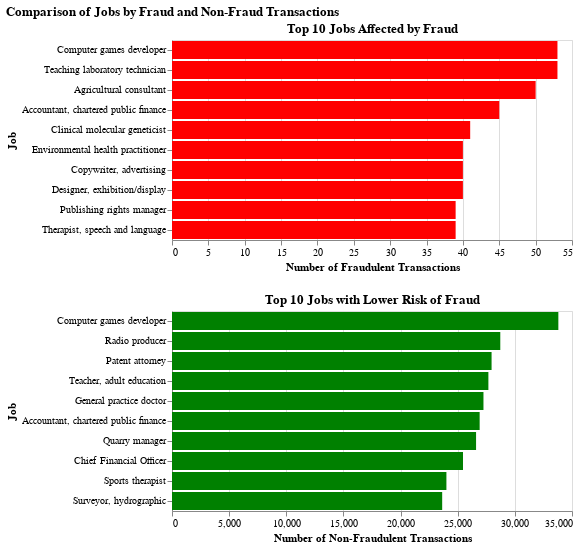

The code cell stored with this chart in its notebook:
### Code cell
# Aggregate data to get the count of fraud and non-fraud transactions by job
fraud_data = df[df['is_fraud'] == 1]['job'].value_counts().head(10)
non_fraud_data = df[df['is_fraud'] == 0]['job'].value_counts().head(10)

# Convert the Series to DataFrames for plotting
fraud_df = fraud_data.reset_index()
fraud_df.columns = ['job', 'fraud_count']

non_fraud_df = non_fraud_data.reset_index()
non_fraud_df.columns = ['job', 'non_fraud_count']

# Altair plots
fraud_chart = alt.Chart(fraud_df).mark_bar(color='red').encode(
    x=alt.X('fraud_count:Q', title='Number of Fraudulent Transactions'),
    y=alt.Y('job:N', sort='-x', title='Job')
).properties(
    title='Top 10 Jobs Affected by Fraud'
)

non_fraud_chart = alt.Chart(non_fraud_df).mark_bar(color='green').encode(
    x=alt.X('non_fraud_count:Q', title='Number of Non-Fraudulent Transactions'),
    y=alt.Y('job:N', sort='-x', title='Job')
).properties(
    title='Top 10 Jobs with Lower Risk of Fraud'
)

# Display the charts one below the other
final_chart = alt.vconcat(fraud_chart, non_fraud_chart).properties(
    title='Comparison of Jobs by Fraud and Non-Fraud Transactions'
)

# Display the chart
final_chart

### Figure 1 — Vega-Lite specification as saved in the notebook (floating-point values rounded to 4 significant figures)
{"config": {"view": {"continuousWidth": 400, "continuousHeight": 300}}, "vconcat": [{"data": {"name": "data-29067aa8f283df77b24d59c27d9846be"}, "mark": {"type": "bar", "color": "red"}, "encoding": {"x": {"field": "fraud_count", "title": "Number of Fraudulent Transactions", "type": "quantitative"}, "y": {"field": "job", "sort": "-x", "title": "Job", "type": "nominal"}}, "title": "Top 10 Jobs Affected by Fraud"}, {"data": {"name": "data-372a8915030ac30669ebbd1427657c54"}, "mark": {"type": "bar", "color": "green"}, "encoding": {"x": {"field": "non_fraud_count", "title": "Number of Non-Fraudulent Transactions", "type": "quantitative"}, "y": {"field": "job", "sort": "-x", "title": "Job", "type": "nominal"}}, "title": "Top 10 Jobs with Lower Risk of Fraud"}], "title": "Comparison of Jobs by Fraud and Non-Fraud Transactions", "$schema": "https://vega.github.io/schema/vega-lite/v4.17.0.json", "datasets": {"data-29067aa8f283df77b24d59c27d9846be": [{"job": "Computer games developer", "fraud_count": 53}, {"job": "Teaching laboratory technician", "fraud_count": 53}, {"job": "Agricultural consultant", "fraud_count": 50}, {"job": "Accountant, chartered public finance", "fraud_count": 45}, {"job": "Clinical molecular geneticist", "fraud_count": 41}, {"job": "Environmental health practitioner", "fraud_count": 40}, {"job": "Copywriter, advertising", "fraud_count": 40}, {"job": "Designer, exhibition/display", "fraud_count": 40}, {"job": "Publishing rights manager", "fraud_count": 39}, {"job": "Therapist, speech and language", "fraud_count": 39}], "data-372a8915030ac30669ebbd1427657c54": [{"job": "Computer games developer", "non_fraud_count": 33806}, {"job": "Radio producer", "non_fraud_count": 28725}, {"job": "Patent attorney", "non_fraud_count": 27963}, {"job": "Teacher, adult education", "non_fraud_count": 27684}, {"job": "General practice doctor", "non_fraud_count": 27253}, {"job": "Accountant, chartered public finance", "non_fraud_count": 26920}, {"job": "Quarry manager", "non_fraud_count": 26606}, {"job": "Chief Financial Officer", "non_fraud_count": 25463}, {"job": "Sports therapist", "non_fraud_count": 24011}, {"job": "Surveyor, hydrographic", "non_fraud_count": 23641}]}}
